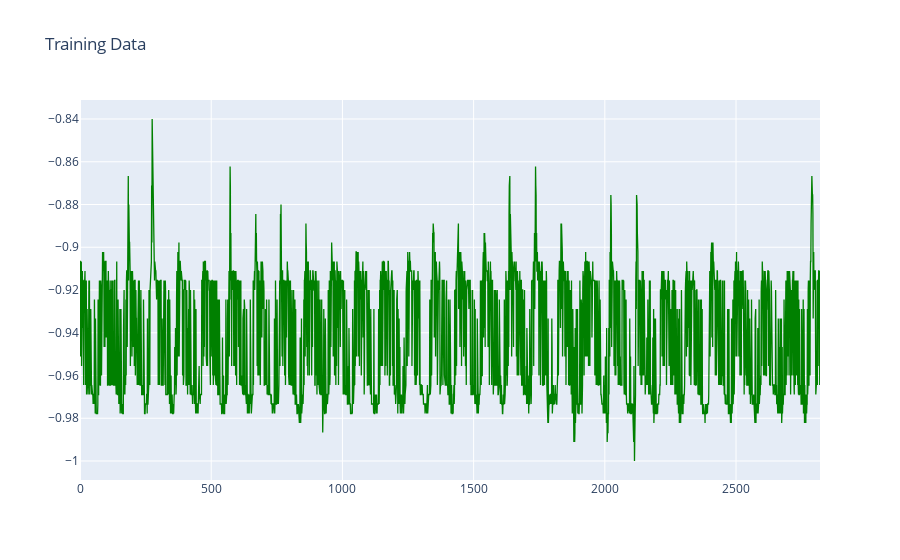
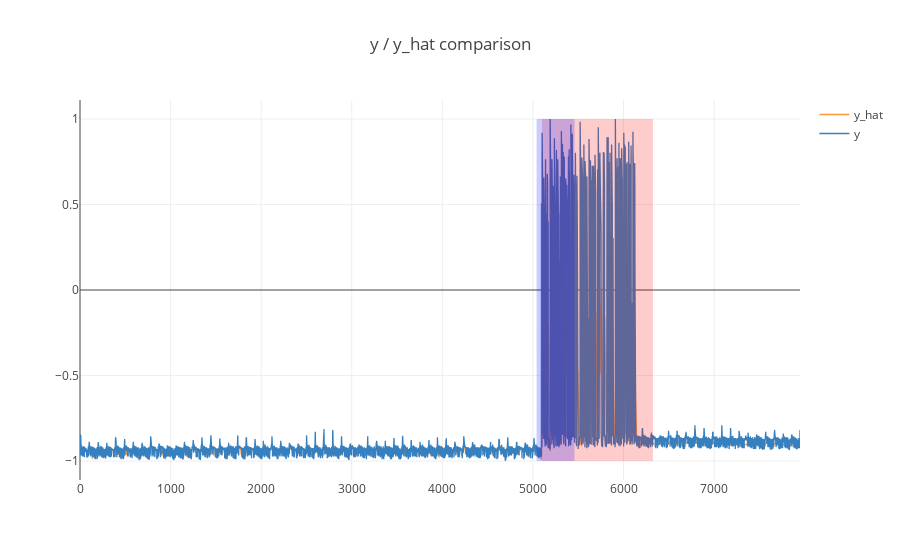
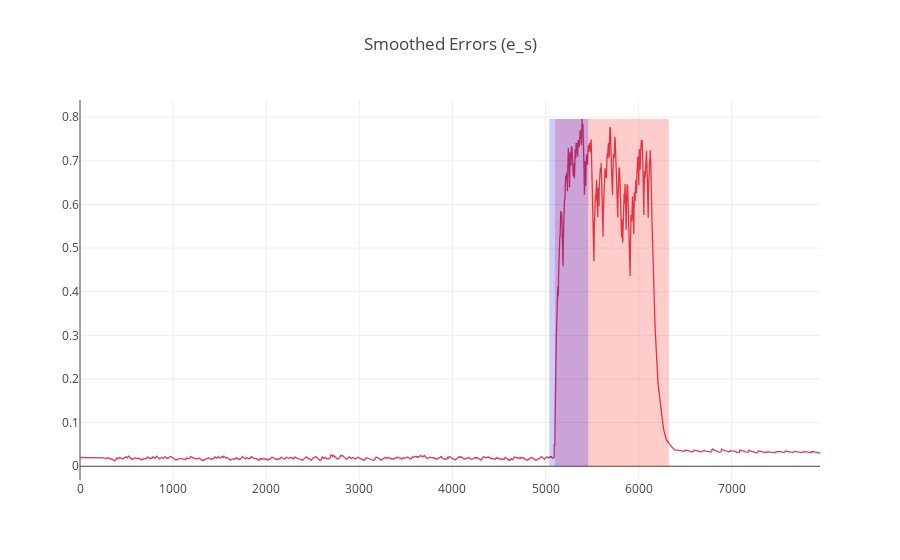

Here is the notebook cell these charts were saved with, in order:
### Markdown cell above
## Interactive inline Plotly charts for viewing `y_test`, `y_hat`, and `smoothed errors (e_s)`
- **Blue** highlighted regions indicate anomalous sequences detected by the system
- If available, **Red** highlighted regions indicate true anomalous regions
- Can also optionally plot training data by setting `plot_train=True`

### Code cell
plotter.plot_channel('P-2', plot_errors=True, plot_train=True)

### Figure 1 — Plotly figure (JSON) as saved in the notebook; plotly's stock layout.template omitted (floating-point values rounded to 4 significant figures; data arrays with more than 128 entries replaced by an {"elided": "..."} marker saying what was removed)
{"data": [{"line": {"color": "rgba(0, 128, 0, 1.0)", "dash": "solid", "shape": "linear", "width": 1.3}, "mode": "lines", "name": "train", "text": "", "type": "scatter", "x": {"elided": "2821 int values"}, "y": {"elided": "2821 float values"}}], "layout": {"title": {"text": "Training Data"}}}

### Figure 2 — Plotly figure (JSON) as saved in the notebook; plotly's stock layout.template omitted (floating-point values rounded to 4 significant figures; data arrays with more than 128 entries replaced by an {"elided": "..."} marker saying what was removed)
{"data": [{"line": {"color": "rgba(255, 153, 51, 1.0)", "dash": "solid", "shape": "linear", "width": 1.3}, "mode": "lines", "name": "y_hat", "text": "", "type": "scatter", "x": {"elided": "7949 int values"}, "y": {"elided": "7949 float values"}}, {"line": {"color": "rgba(55, 128, 191, 1.0)", "dash": "solid", "shape": "linear", "width": 1.3}, "mode": "lines", "name": "y", "text": "", "type": "scatter", "x": {"elided": "7949 int values"}, "y": {"elided": "7949 float values"}}], "layout": {"shapes": [{"fillcolor": "red", "line": {"width": 0}, "opacity": 0.2, "type": "rect", "x0": 5100, "x1": 6325, "y0": -1, "y1": 1}, {"fillcolor": "blue", "line": {"width": 0}, "opacity": 0.2, "type": "rect", "x0": 5040, "x1": 5459, "y0": -1, "y1": 1}], "title": "y / y_hat comparison"}}

### Figure 3 — Plotly figure (JSON) as saved in the notebook; plotly's stock layout.template omitted (floating-point values rounded to 4 significant figures; data arrays with more than 128 entries replaced by an {"elided": "..."} marker saying what was removed)
{"data": [{"line": {"color": "rgba(219, 64, 82, 1.0)", "dash": "solid", "shape": "linear", "width": 1.3}, "mode": "lines", "name": "e_s", "text": "", "type": "scatter", "x": {"elided": "7949 int values"}, "y": {"elided": "7949 float values"}}], "layout": {"shapes": [{"fillcolor": "red", "line": {"width": 0}, "opacity": 0.2, "type": "rect", "x0": 5100, "x1": 6325, "y0": 0, "y1": 0.7957}, {"fillcolor": "blue", "line": {"width": 0}, "opacity": 0.2, "type": "rect", "x0": 5040, "x1": 5459, "y0": 0, "y1": 0.7957}], "title": "Smoothed Errors (e_s)"}}
